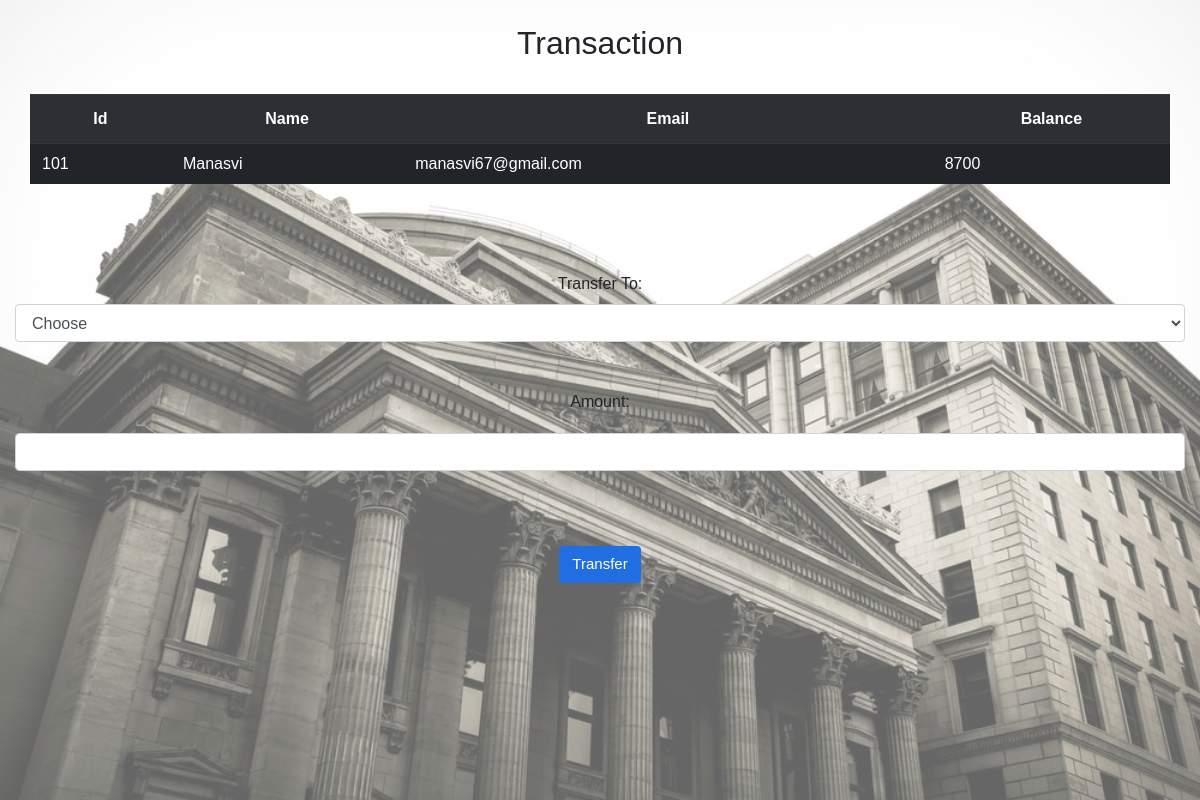
/tran.php?cid=101, run on the app's committed database.
### tables this page shows
CREATE TABLE `users1` (
  `cid` int(3) NOT NULL,
  `cName` varchar(20) NOT NULL,
  `E-mail` varchar(20) DEFAULT NULL,
  `Balance` int(10) NOT NULL
);

### tran.php (the view, shortened to what this page needs)
<!DOCTYPE html>
<html lang="en">
<head>
    <link rel="stylesheet" href="https://maxcdn.bootstrapcdn.com/bootstrap/4.5.2/css/bootstrap.min.css">
    <link rel="stylesheet" href="https://maxcdn.bootstrapcdn.com/bootstrap/4.0.0/css/bootstrap.min.css">
    <link rel="stylesheet" type="text/css" href="./st.css"/>
</head>
<body>
<img class="bg" src="bank1.jpg" alt="iit">
	<div class="container-fluid">
        <h2 class="text-center pt-4">Transaction</h2>
            <?php
                include 'conn.php';
                if(isset($_REQUEST['cid'])){
                 $sid=$_GET['cid'];
                $sql = "SELECT * FROM  users1 where cid=$sid";
                $result=mysqli_query($conn,$sql);
                $rows=mysqli_fetch_assoc($result);
            }
            ?>
            <form method="post" name="tcredit" class="tabletext" ><br>
        <div class="container-fluid">
            <table class="table table-dark table-striped ">
                <tr>
                    <th class="text-center">Id</th>
                    <th class="text-center">Name</th>
                    <th class="text-center">Email</th>
                    <th class="text-center">Balance</th>
                </tr>
               <tr>
                    <td class="py-2"><?php echo (isset($rows['cid']) ? $rows['cid'] : '') ; ?></td>
                    <td class="py-2"><?php echo (isset($rows['cName']) ? $rows['cName'] : '');?></td>
                    <td class="py-2"><?php echo (isset($rows['E-mail']) ? $rows['E-mail'] : '') ;?></td>
                    <td class="py-2"><?php echo (isset($rows['Balance']) ? $rows['Balance'] : '') ; ?></td>
                </tr>
            </table>
     </div>
        <br><br><br>
        <label for="to">Transfer To:</label>
        <select id="to" name="to" class="form-control" required>
            <option value="" disabled selected>Choose</option>
      </select>
     <br>
     <br>
    <label for="amount">Amount:</label>
    <input type="number" class="form-control" name="amount" id="amount" required>
    <br><br>
    <div class="text-center" >
            <button class="btn mt-3 wave effect waves-light" name="submit" type="submit" id="myBtn">Transfer</button>
    </div>
  </form>
 </div>
</body>
</html>

### st.css (style rules this page uses)
* { margin: 0px; padding: 0px; box-sizing: border-box; font-family: 'Otomanopee One', sans-serif; }
input ,textarea { display: block; border: 2px solid black; border-radius:6px; width: 80%; margin: 11px 0px; font-size: 24px; padding: 7px; }
form { display: flex; align-items: center; flex-direction: column; justify-content:center; }
.btn { color:white; background-color: rgb(32, 110, 226); font-size: 15px; text-align: center; }
.bg { width: 100%; position: absolute; z-index: -1; opacity:0.6; }
body { font-family: Arial, Helvetica, sans-serif; margin: 0; }
html { box-sizing: border-box; }
*, *:before, *:after { box-sizing: inherit; }

### tran.php (style rules this page uses)
button { border:none; background: rgb(41, 194, 181); }

### data on the page
users1: cid "101", cName "Manasvi", value "manasvi67@gmail.com", Balance "8700"
